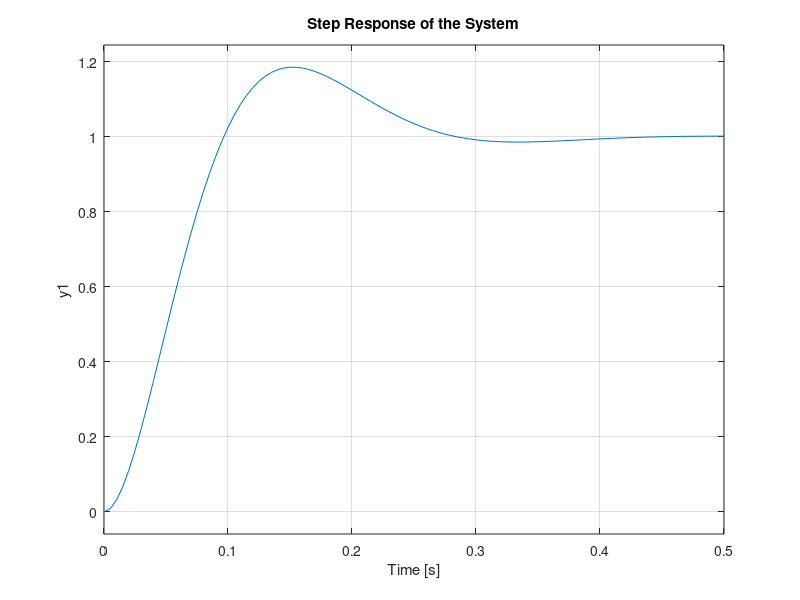

The MATLAB source for this figure:
clc;
clear;

s0 = -13.33 + 18.19i;
p = 36.19;
z = 13.33;

Kc = abs((s0*(s0+p)*(0.1189*s0+1))/(29.25*(s0+z)));

s = tf("s");
G = 29.25/(s*(0.1189*s + 1));
Gc = 2.7850*(s+z)/(s+p);
T = feedback(Gc*G, 1);
po = pole(T);
ze = zero(T);

% rlocus(T);
% 
% pzmap(T);

figure;
step(T);
title("Step Response of the System")
grid on